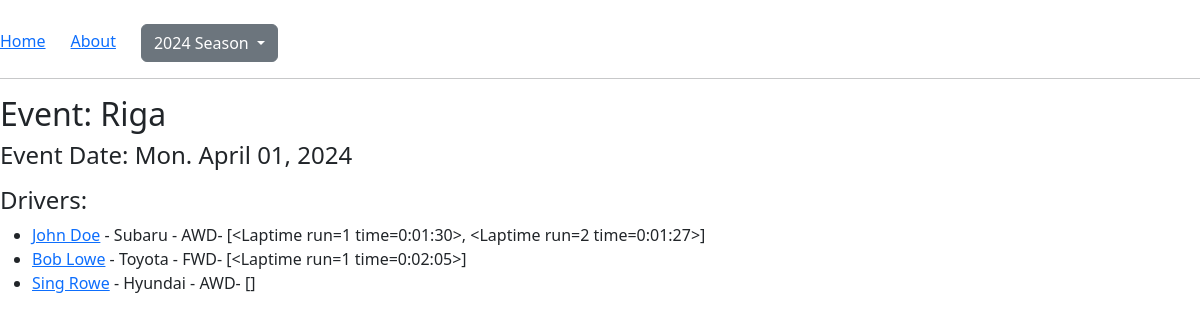
Page /event/2024/1 on the committed database.
### app/models.py (models this page shows, shortened)
class Event(db.Model):
    id: so.Mapped[int] = so.mapped_column(primary_key=True)
    event_name: so.Mapped[str] = so.mapped_column(sa.String(64), index=True, unique=True)
    event_date: so.Mapped[datetime.date] = so.mapped_column(sa.Date, index=True)
    driver_events: so.Mapped[list["DriverEvent"]] = so.relationship("DriverEvent", back_populates="event")

class DriverEvent(db.Model):
    id: so.Mapped[int] = so.mapped_column(primary_key=True)
    driver_id: so.Mapped[int] = so.mapped_column(sa.ForeignKey('driver.id'))
    event_id: so.Mapped[int] = so.mapped_column(sa.ForeignKey('event.id'))
    car: so.Mapped[str] = so.mapped_column(sa.String(64), index=True)
    car_class: so.Mapped[str] = so.mapped_column(sa.String(64), index=True)
    driver: so.Mapped["Driver"] = so.relationship("Driver", back_populates="driver_events")
    event: so.Mapped["Event"] = so.relationship("Event", back_populates="driver_events")
    laptimes: so.Mapped[list["Laptime"]] = so.relationship("Laptime", back_populates="driver_event")

class Driver(db.Model):
    id: so.Mapped[int] = so.mapped_column(primary_key=True)
    driver_name: so.Mapped[str] = so.mapped_column(sa.String(64), index=True, unique=True)
    driver_events: so.Mapped[list["DriverEvent"]] = so.relationship("DriverEvent", back_populates="driver")
    def get_slug(self):
        return slugify(self.driver_name)

class Laptime(db.Model):
    id: so.Mapped[int] = so.mapped_column(primary_key=True)
    driver_event_id: so.Mapped[int] = so.mapped_column(sa.ForeignKey('driver_event.id'))
    laptime: so.Mapped[datetime.timedelta] = so.mapped_column(sa.Interval)
    run_number: so.Mapped[int] = so.mapped_column(sa.Integer, index=True)
    driver_event: so.Mapped["DriverEvent"] = so.relationship("DriverEvent", back_populates="laptimes")
    def __repr__(self):
        return '<Laptime run={} time={}>'.format(self.run_number, self.laptime)

### app/routes.py (the view)
@app.route('/event/<int:year>/<int:event_id>')
def event(year, event_id):
    event = db.first_or_404(sa.select(Event).where(Event.id == event_id, sa.extract('year', Event.event_date) == year))
    return render_template('event.html', event=event)

### app/__init__.py (called while the page is built)
@app.context_processor
def inject_globals():
    drivers = db.session.scalars(sa.select(Driver)).all()
    events = db.session.scalars(sa.select(Event)).all()
    return {
        'drivers': drivers,
        'events': events
    }

### app/templates/event.html
{% extends "base.html" %}
{% block content %}
    <h2>Event: {{ event.event_name }}</h2>
    <h4>Event Date: {{ event.event_date.strftime('%a') }}. {{ event.event_date.strftime('%B') }} {{ event.event_date.strftime('%d')}}, {{ event.event_date.strftime('%Y') }}</h4>
    <p>
        <h4>Drivers:</h4>
        <ul>
            {% for driver_event in event.driver_events %}
            <li><a href="{{ url_for('driver', driver_id=driver_event.driver.id, slug=driver_event.driver.get_slug()) }}">{{ driver_event.driver.driver_name }}</a> - {{ driver_event.car}} - {{ driver_event.car_class}}- {{ driver_event.laptimes }} </li>
            {% endfor %}
        </ul>
    </p>
{% endblock %}

### app/templates/base.html (shortened to what this page needs)
<!doctype html>
<html lang="en">
    <head>
        <link
            href="https://cdn.jsdelivr.net/npm/bootstrap@5.3.2/dist/css/bootstrap.min.css"
            rel="stylesheet"
>
    </head>
    <body>
    <div>
        <div>
            <br>
            <a href="{{ url_for('my_index') }}">Home</a>
            <a href="{{ url_for('my_about') }}">About</a>
            <button class="btn btn-secondary dropdown-toggle" type="button" id="dropdownMenuButton1" data-bs-toggle="dropdown" aria-expanded="false">
                2024 Season
            </button>
        </div>
        <hr>
        {% block content %}{% endblock %}
    </div>
    </body>
</html>

### rows in the picture
Event: event_name "Riga", event_date "Mon", event_date "April", event_date "01", event_date "2024"
DriverEvent: driver.driver_name "John Doe", car "Subaru", car_class "AWD", laptimes "[<Laptime run=1 time=0:01:30>, <Laptime run=2 time=0:01:27>]"
DriverEvent: driver.driver_name "Bob Lowe", car "Toyota", car_class "FWD", laptimes "[<Laptime run=1 time=0:02:05>]"
DriverEvent: driver.driver_name "Sing Rowe", car "Hyundai", car_class "AWD", laptimes "[]"
